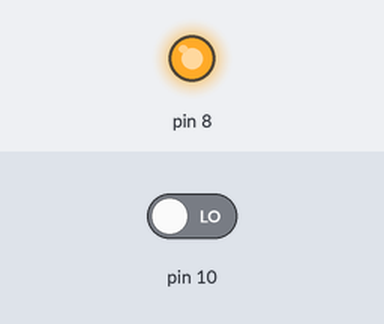
Bench run of a sketch on a simulated Arduino Uno, built with avr-gcc and run on an emulated ATmega328P. Shown: output pins drawn as LEDs (lit = HIGH). Inputs (shaded band) come from the test bench; at power-on: pin 10 LOW.

Above: at 1.2 s.
1.3 s: pin 10 driven HIGH
At 1.8 s:
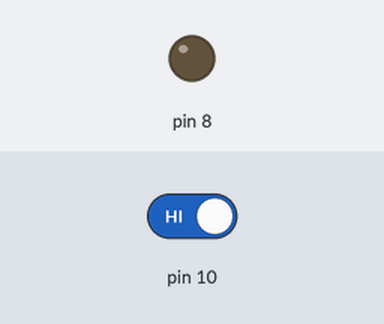
2.8 s: pin 10 driven LOW
At 4.1 s:
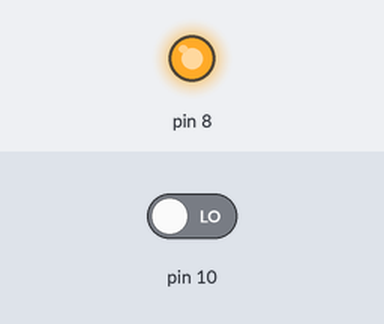
Timing chart, 0 to 5.8 s (numbered marks = the images above; inputs shaded):
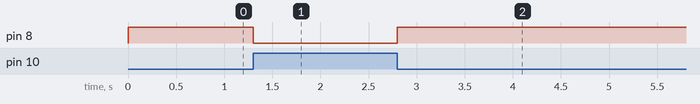

Measured:
- after the input at 1.3 s, pin 8: HIGH → LOW at once
- after the input at 2.8 s, pin 8: LOW → HIGH at once

The sketch:

9190608_1_V1.ino
```cpp
void setup()
{
  pinMode(8, OUTPUT);
}

void loop()
{
  digitalRead(10)? digitalWrite(8, LOW) : digitalWrite(8, HIGH);
}
```
